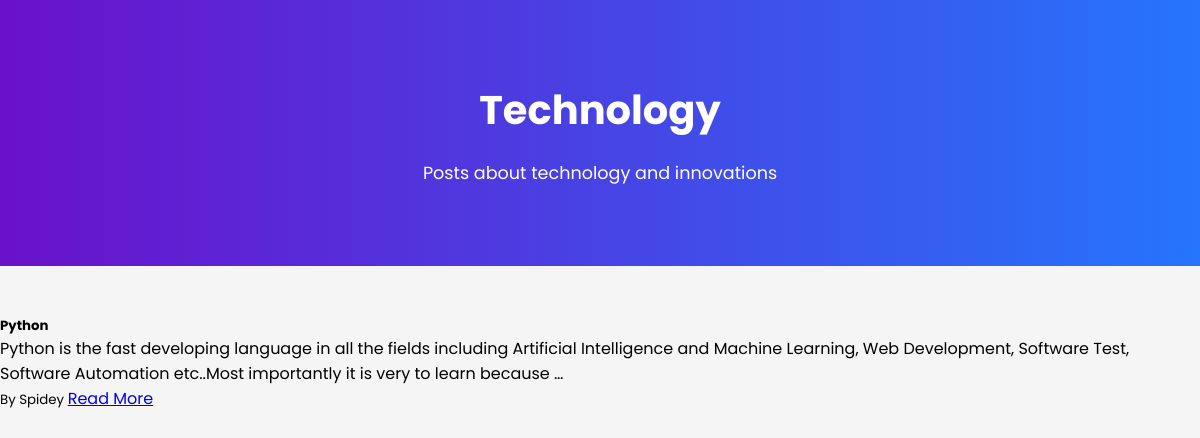
The page /category/technology/ on the database its author committed.
### Home/models.py (models this page shows, shortened)
class Category(models.Model):
    name = models.CharField(max_length=100, unique=True)
    slug = models.SlugField(unique=True)
    description = models.TextField(blank=True)
    created_at = models.DateTimeField(auto_now_add=True)
    class Meta:
        verbose_name_plural = 'Categories'
        ordering = ['name']

class Post(models.Model):
    title = models.CharField(max_length=200)
    slug = models.SlugField(unique=True, max_length=200)
    author = models.ForeignKey(get_user_model(), on_delete=models.CASCADE)
    content = models.TextField()
    image = models.ImageField(upload_to='blog_images/', blank=True, null=True)
    excerpt = models.TextField(max_length=200, blank=True)
    categories = models.ManyToManyField(Category, related_name='posts')
    created_at = models.DateTimeField(auto_now_add=True)
    updated_at = models.DateTimeField(auto_now=True)
    published_at = models.DateTimeField(default=timezone.now)
    is_published = models.BooleanField(default=False)
    views = models.PositiveIntegerField(default=0)
    class Meta:
        ordering = ['-published_at']

### Authenticate/models.py (models this page shows, shortened)
class CustomUser(AbstractUser):
    profile_image = models.ImageField(
        upload_to='profile_images/',
        null=True,
        blank=True,
        verbose_name='Profile Picture'
    )
    bio = models.TextField(max_length=500, blank=True)

### Home/views.py (the view)
# urls.py: path('category/<slug:slug>/', views.category_posts, name='category_posts'),
def category_posts(request, slug):
    category = get_object_or_404(Category, slug=slug)
    posts = Post.objects.filter(categories=category, is_published=True)
    paginator = Paginator(posts, 6)
    page_number = request.GET.get('page')
    page_obj = paginator.get_page(page_number)
    context = {
        'category': category,
        'page_obj': page_obj,
    }
    return render(request, 'home/category_posts.html', context)

### Home/templates/home/category_posts.html (shortened to what this page needs)
{% extends 'base.html' %}
{% load static %}
{% block content %}
<header class="category-header">
    <div class="container">
        <h1 class="category-title">{{ category.name }}</h1>
        {% if category.description %}
        <p class="category-description">{{ category.description }}</p>
        {% endif %}
    </div>
</header>
<div class="container">
    <div class="row">
        <div class="col-12">
            <div class="row" id="posts-container">
                {% for post in page_obj %}
                    {% include 'home/includes/post_card.html' %}
                {% endfor %}
            </div>
        </div>
    </div>
</div>
{% endblock %}

### Home/templates/home/includes/post_card.html (shortened to what this page needs)
<div class="card h-100">
    <div class="card-body d-flex flex-column">
        <h5 class="card-title">{{ post.title }}</h5>
        <p class="card-text">{{ post.content|safe|truncatewords_html:30 }}</p>
        <div class="mt-auto">
            <div class="d-flex justify-content-between align-items-center">
                <small class="text-muted">
                    By {{ post.author.username }}
                </small>
                <a href="{% url 'post_detail' post.slug %}" class="btn btn-primary btn-sm">Read More</a>
            </div>
        </div>
    </div>
</div>

### Authenticate/templates/base.html (style rules this page uses)
* { margin: 0; padding: 0; box-sizing: border-box; font-family: 'Poppins', sans-serif; }
body { background-color: #f5f5f5; }

### Home/templates/home/category_posts.html (style rules this page uses)
.category-header { background: linear-gradient(to right, #6a11cb, #2575fc); padding: 80px 0; color: white; text-align: center; margin-bottom: 50px; }
.category-title { font-size: 2.5rem; font-weight: 700; margin-bottom: 20px; }
.category-description { font-size: 1.1rem; max-width: 700px; margin: 0 auto; }

### rows shown on the page
Category: name "Technology", description "Posts about technology and innovations"
Post: title "Python", content "Python is the fast developing language in all the fields including Artificial Intelligence and Machine Learning, Web Development, Software Test, Software Automation etc..Most importantly it is very to learn because …", author.username "Spidey"
